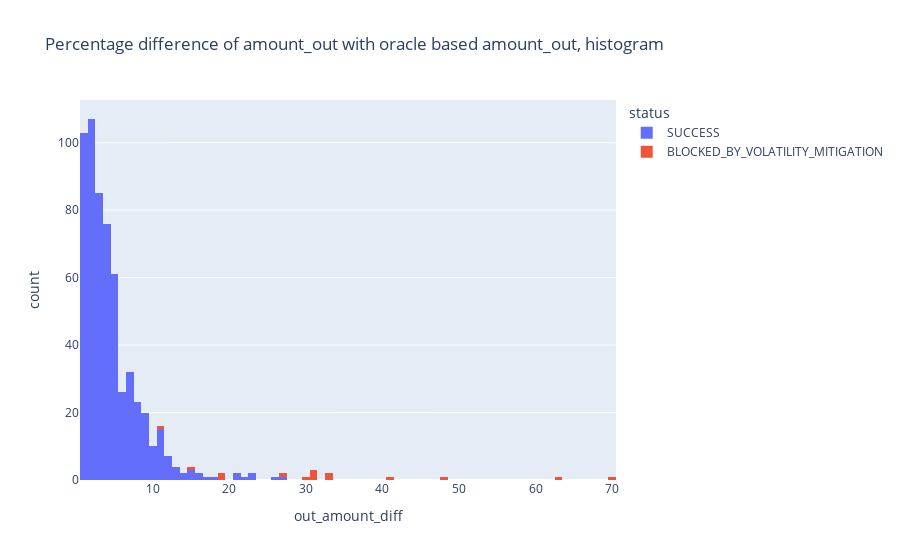

The code cell stored with this chart in its notebook:
### Markdown cell above
**It can be seen that all of the swaps with a slice_factor greater than 20 have been blocked**

### Code cell
import plotly.express as px

fig = px.histogram(swaps1_df[swaps1_df.slice_factor > 1], x="out_amount_diff", color="status",
                  title='Percentage difference of amount_out with oracle based amount_out, histogram').update_xaxes(categoryorder='total descending')
fig.show()

### Figure 1 — Plotly figure (JSON) as saved in the notebook; plotly's stock layout.template omitted (floating-point values rounded to 4 significant figures; data arrays with more than 128 entries replaced by an {"elided": "..."} marker saying what was removed)
{"data": [{"alignmentgroup": "True", "bingroup": "x", "hovertemplate": "status=SUCCESS<br>out_amount_diff=%{x}<br>count=%{y}<extra></extra>", "legendgroup": "SUCCESS", "marker": {"color": "#636efa", "pattern": {"shape": ""}}, "name": "SUCCESS", "offsetgroup": "SUCCESS", "orientation": "v", "showlegend": true, "type": "histogram", "x": {"elided": "585 int values"}, "xaxis": "x", "yaxis": "y"}, {"alignmentgroup": "True", "bingroup": "x", "hovertemplate": "status=BLOCKED_BY_VOLATILITY_MITIGATION<br>out_amount_diff=%{x}<br>count=%{y}<extra></extra>", "legendgroup": "BLOCKED_BY_VOLATILITY_MITIGATION", "marker": {"color": "#EF553B", "pattern": {"shape": ""}}, "name": "BLOCKED_BY_VOLATILITY_MITIGATION", "offsetgroup": "BLOCKED_BY_VOLATILITY_MITIGATION", "orientation": "v", "showlegend": true, "type": "histogram", "x": [41, 15, 33, 48, 31, 30, 33, 19, 63, 31, 19, 11, 70, 27, 31], "xaxis": "x", "yaxis": "y"}], "layout": {"barmode": "relative", "legend": {"title": {"text": "status"}, "tracegroupgap": 0}, "title": {"text": "Percentage difference of amount_out with oracle based amount_out, histogram"}, "xaxis": {"anchor": "y", "categoryorder": "total descending", "domain": [0, 1], "title": {"text": "out_amount_diff"}}, "yaxis": {"anchor": "x", "domain": [0, 1], "title": {"text": "count"}}}}
